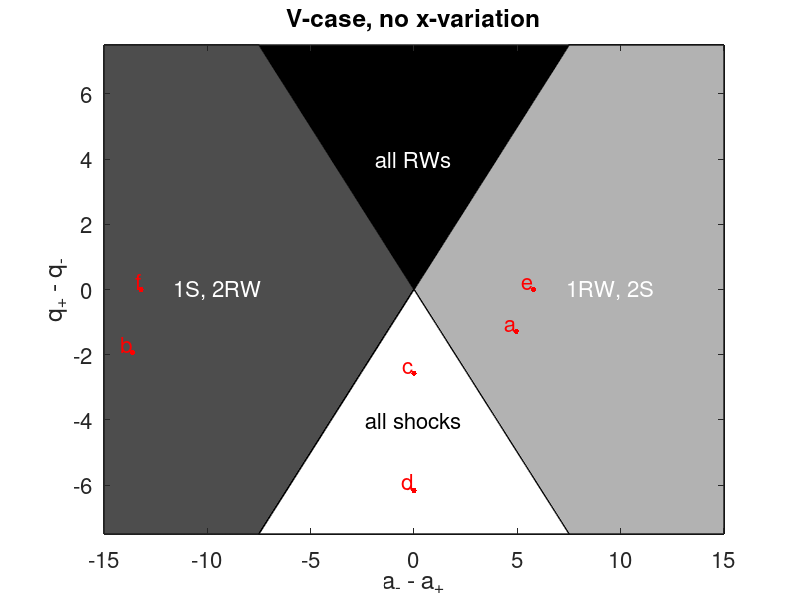
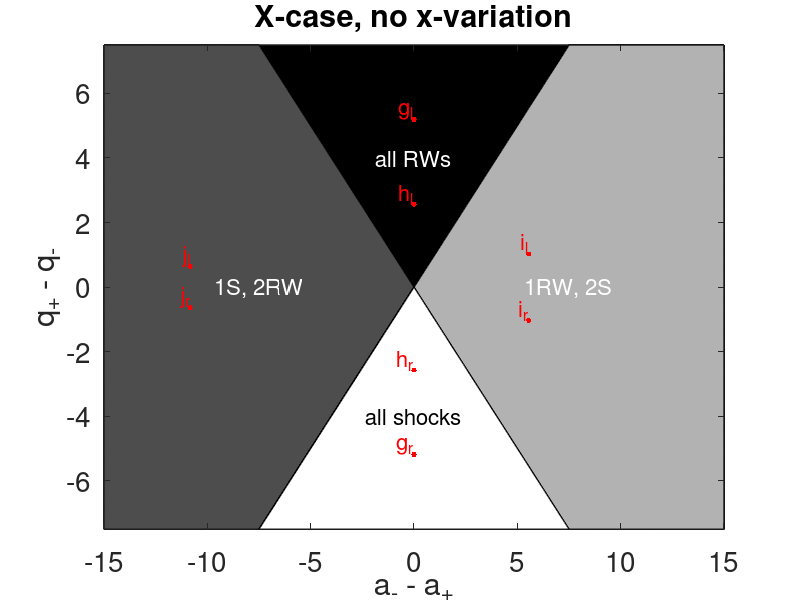

Write the MATLAB code that produced these figures, in order.

% kcase.a = [-3/4 -3/4 1/4 5/4];

%% Values from Kodama's paper
klabel = [{'a'}, {'b'}, {'c'}, {'d'}, {'e'}, {'f'},...
          {'g_l'}, {'g_r'}, {'h_l'}, {'h_r'}, {'i_l'}, {'i_r'}, {'j_l'}, {'j_r'}];
Am     = 2*ones(size(klabel));
Ap     = [1/2 49/8 2   2  1/4 6 ...
            2   2   2   2   8/25    8/25    169/32  169/32];
Qm     = [1/2  3/4 1 12/5  0  0 ...
          -2.02 2.02  -1  1  -2/5   2/5     -1/4       1/4];
Qp     = -Qm;

%% Transformation to our version
am = Am*6^(2/3);
ap = Ap*6^(2/3);
qm = Qm*(3/sqrt(2))^(1/3);
qp = Qp*(3/sqrt(2))^(1/3);

%% Check for which case we're in
da = am - ap;
dq = qp - qm;

avec = linspace(-15,15,1000);
qvec = linspace(-15/2,15/2,1000);
[AV,QV] = meshgrid(avec,qvec);

vinds = 1:6;
xinds = 7:length(klabel);

fsize = 16;
msize = 12;

fh = figure(1); clf; set(gcf,'Color','White');
    contourf(AV,QV,(-(AV<=QV) - 1/2*(AV>=-QV)));
    set(gca,'fontsize',fsize);
    colormap(gray);
%     colorbar;
    hold on;
    title(['V-case, no x-variation']);
    xlabel(['a_- - a_+']);
    ylabel(['q_+ - q_-']);
        text([-19/2,0,0,19/2],[0,-4,4,0],...
        [{'1S, 2RW'},{'all shocks'},{'all RWs'},{'1RW, 2S'}],...
        'Color','w','fontsize',fsize,'HorizontalAlignment','center');
    text(0,-4,'all shocks','fontsize',fsize,'HorizontalAlignment','center');
    offset = ((-1).^mod(1:length(klabel),2))*2;
    plot(da(vinds),dq(vinds),'r.','MarkerSize',msize);
    text(da(vinds),dq(vinds),klabel(vinds),'Color','r','fontsize',fsize,'HorizontalAlignment','right',...
            'VerticalAlignment','bottom');
    drawnow;
    
print('kodama_v','-dpng');


fh = figure(2); clf; set(gcf,'Color','White');
    contourf(AV,QV,(-(AV<=QV) - 1/2*(AV>=-QV)));
    set(gca,'fontsize',20);
    colormap(gray);
%     colorbar;
    hold on;
    title(['X-case, no x-variation']);
    xlabel(['a_- - a_+']);
    ylabel(['q_+ - q_-']);
        text([-15/2,0,0,15/2],[0,-4,4,0],...
        [{'1S, 2RW'},{'all shocks'},{'all RWs'},{'1RW, 2S'}],...
        'Color','w','fontsize',fsize,'HorizontalAlignment','center');
    text(0,-4,'all shocks','fontsize',fsize,'HorizontalAlignment','center');
    offset = ((-1).^mod(1:length(klabel),2))*2;
    plot(da(xinds),dq(xinds),'r.','MarkerSize',msize);
    text(da(xinds),dq(xinds),klabel(xinds),'Color','r','fontsize',fsize,'HorizontalAlignment','right',...
            'VerticalAlignment','bottom');
    drawnow;
    
print('kodama_x','-dpng');